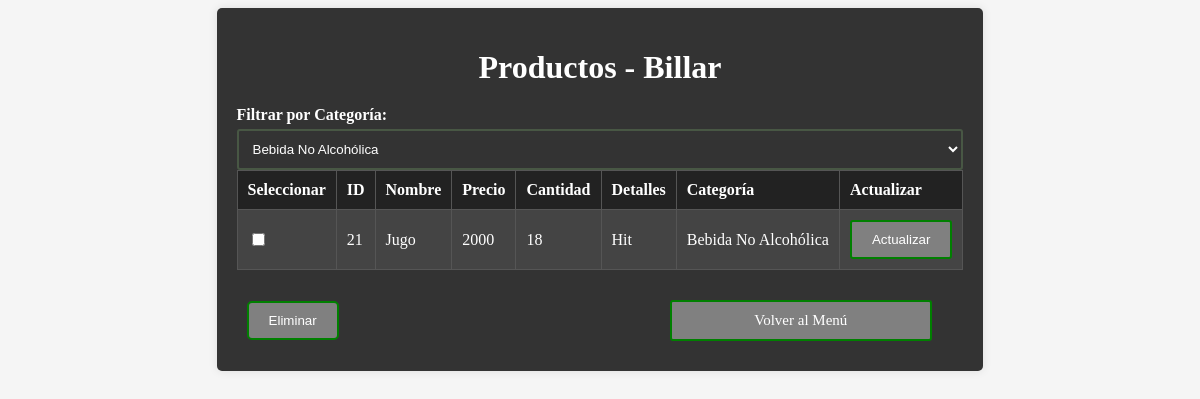
Page /Formularios/Admin/Productos/form_Actua.php?filtro_categoria=6 on the committed database.
### tables this page shows
CREATE TABLE `productos` (
  `id_Productos` int(11) NOT NULL,
  `nombre` varchar(255) NOT NULL,
  `precio` bigint(20) NOT NULL,
  `cantidad` int(11) NOT NULL,
  `detalles` text DEFAULT NULL
);

CREATE TABLE `categorias` (
  `id_Categoria` int(11) NOT NULL,
  `nombre` varchar(255) NOT NULL
);

### Formularios/Admin/Productos/form_Actua.php (the view, shortened to what this page needs)
<!DOCTYPE html>
<html lang="es">
<head>
    <link rel="stylesheet" href="../../../css/form_actua.css?<?php echo time(); ?>">
</head>
<body>
    <div class="container">
        <h1>Productos - Billar</h1>
        <form method="GET" action="form_Actua.php">
        <label for="filtro_categoria">Filtrar por Categoría:</label>
        <select id="filtro_categoria" name="filtro_categoria" onchange="this.form.submit()">
            <?php
            include('../../include/conexion.php');
            $query = "SELECT * FROM categorias";
            $result = $conn->query($query);
            while ($row = $result->fetch_assoc()) {
                $selected = isset($_GET['filtro_categoria']) && $_GET['filtro_categoria'] == $row['id_Categoria'] ? 'selected' : '';
                echo "<option value=\"{$row['id_Categoria']}\" $selected>{$row['nombre']}</option>";
            }
            ?>
        </select>
    </form>
    <form id="form_eliminar" method="POST" action="">
<table border="1">
    <thead>
        <tr>
            <th>Seleccionar</th>
            <th>ID</th>
            <th>Nombre</th>
            <th>Precio</th>
            <th>Cantidad</th>
            <th>Detalles</th>
            <th>Categoría</th>
            <th>Actualizar</th>
        </tr>
    </thead>
    <tbody>
        <?php
        include('../../../include/conexion.php');
            $filtro_categoria = isset($_GET['filtro_categoria']) ? $_GET['filtro_categoria'] : '';
        $query = "
            SELECT p.*, c.nombre AS categoria
            FROM productos p
            JOIN producto_categoria pc ON p.id_Productos = pc.id_Productos
            JOIN categorias c ON pc.id_Categoria = c.id_Categoria
        ";
            if (!empty($filtro_categoria)) {
                $query .= " WHERE pc.id_Categoria = $filtro_categoria";
            }
            $query .= " ORDER BY p.id_Productos ASC";
        $result = $conn->query($query);
        while ($row = $result->fetch_assoc()) {
            echo "<tr>
            <td><input type='checkbox' name='id_producto[]' value='{$row['id_Productos']}'></td>
                <td>{$row['id_Productos']}</td>
                <td>{$row['nombre']}</td>
                <td>{$row['precio']}</td>
                <td>{$row['cantidad']}</td>
                <td>{$row['detalles']}</td>
                <td>{$row['categoria']}</td>
                <td>
                    <button type='button' onclick=\"mostrarFormularioActualizar({$row['id_Productos']}, '{$row['nombre']}', {$row['precio']}, {$row['cantidad']}, '{$row['detalles']}')\">Actualizar</button>
                </td>
            </tr>";
        }
        ?>
    </tbody>
</table>
<input type='button' value='Eliminar' onclick='confirmarEliminacion()' class='botonEliminar'>
<a href="../../../template/Admin.php" class="btn">Volver al Menú</a>
</form>
</div>
</body>
</html>

### css/form_actua.css (style rules this page uses)
body { display: flex; justify-content: center; align-items: flex-start; min-height: 100vh; overflow: auto; background-color: #f5f5f5; }
.container { padding: 20px; background-color: #333; border-radius: 5px; box-shadow: 0 0 10px rgba(0, 0, 0, 0.1); }
h1 { text-align: center; color: white; margin-bottom: 20px; }
table { width: 100%; border-collapse: collapse; background-color: #444; margin-bottom: 20px; }
th, td { padding: 10px; border: 1px solid #555; text-align: left; color: white; }
th { background-color: #222; }
button { background-color: gray; color: #fff; border: 2px solid green; padding: 10px 20px; border-radius: 3px; cursor: pointer; }
.btn { background-color: gray; color: white; border: 2px solid green; padding: 10px 20px; text-align: center; text-decoration: none; display: inline-block; font-size: 15px; margin: 10px 0; cursor: pointer; width: 30%; border-radius: 3px; }
label { font-weight: bold; display: block; margin-bottom: 5px; color: white; }
input[type="text"], input[type="number"], select, textarea { width: 100%; padding: 10px; border: 2px solid #485744; border-radius: 3px; box-sizing: border-box; background-color: #333; color: white; }
.botonEliminar { margin-right: 45%; margin-left: 10px; background-color: gray; color: white; border: 2px solid green; padding: 10px 20px; border-radius: 5px; cursor: pointer; transition: background-color 0.3s ease, color 0.3s ease; }

### rows in the picture
productos: id_Productos "21", nombre "Jugo", precio "2000", cantidad "18", detalles "Hit", categorias.nombre "Bebida No Alcohólica"

### other values in the picture
form field filtro_categoria "Bebida No Alcohólica"
